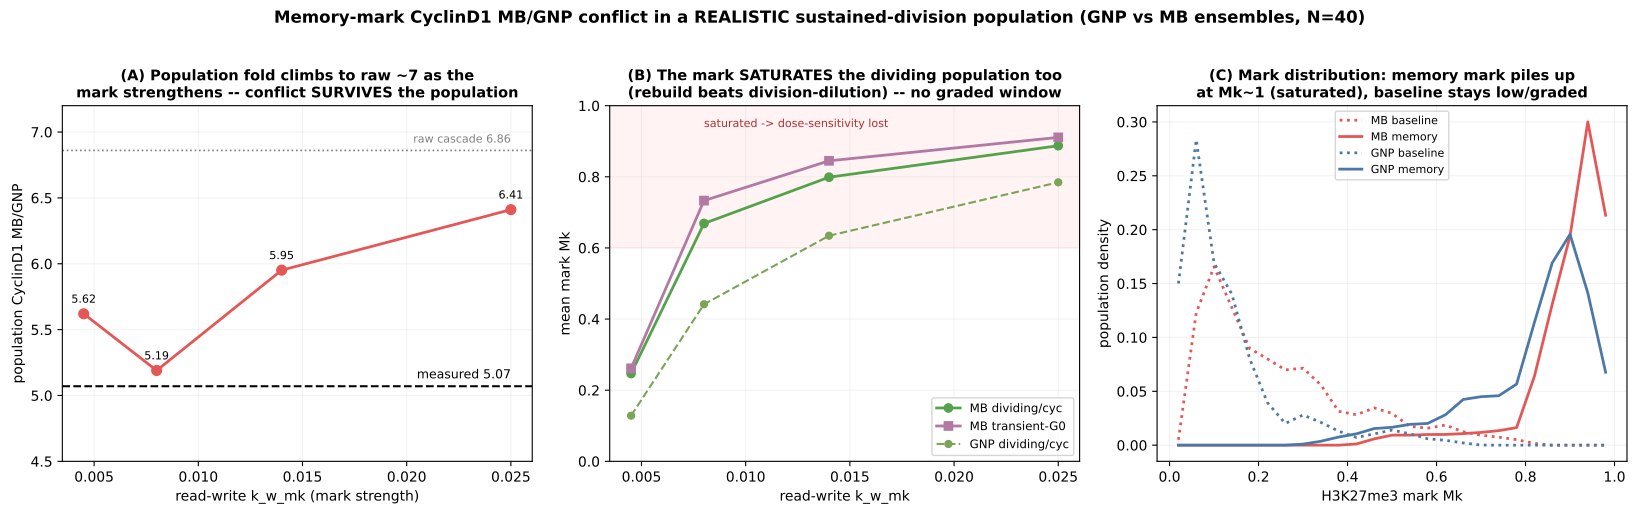

Recreate this plot in Python.
"""Does the memory-mark CyclinD1 MB/GNP conflict SURVIVE in a realistic sustained-division POPULATION?

The 5.07 conflict was derived from the DETERMINISTIC settled MB trajectory, where a strong self-reinforcing
mark rebuilds after each division and SATURATES -> loses mitogen-dose sensitivity -> MB/GNP snaps to ~6.75.
But the measured 5.07 is a POPULATION average over asynchronously dividing cells, where replicative dilution
(Mk halved every S) fights the rebuild and the emergent transient-G0 fraction accumulates the mark separately.
JP: test it in the real regime -- the model's single trajectory is not necessarily accurate.

Ensembles of GNP and MB cells (population-of-models heterogeneity: CV in k_Cd_translation, P21_div, kTlEZ ->
emergent transient G0), SUSTAINED proliferation, BASELINE mark vs MEMORY mark. Measures population-average
CyclinD1 (time-avg over asynchronous cyclers = snapshot population mean), the mark split dividing-vs-G0, and
the G0 fraction. Verdict = does population memory MB/GNP stay near 5.07 (conflict = artifact) or ~6.75 (robust)?

Run:  ./venv/bin/python simulations/sim_memory_population_fold.py [--n=40] [--workers=9] [--fresh]
"""
import sys, os
sys.path.insert(0, os.path.dirname(os.path.dirname(os.path.abspath(__file__))))
import numpy as np
import matplotlib; matplotlib.use('Agg')
import matplotlib.pyplot as plt
import tellurium as te
import multiprocessing as mp
from src.build_model_v44_heldt import build_model_v44

SEL = ['time', 'Cd_mRNA', 'Mk', 'aRc', 'Dna', 'P21']
# genotypes (from validate_v44: GNP + SHH vs MB)
GNP = dict(SHH=0.5, Ptch1_copy_number=1.0, MYCN_amplification=1.0, p16=0.0, p18=0.464, kSyP21=0.002, HHi=0, EZH2i=0)
MB  = dict(SHH=0.5, Ptch1_copy_number=0.1, MYCN_amplification=2.8, p16=0.306, p18=1.553, kSyP21=0.002, HHi=0, EZH2i=0)
GENO = {'GNP': GNP, 'MB': MB}
# mark regimes: baseline (memoryless) + a k_w_mk sweep at durable del_mk (EZH2i-fold-matched K_mk).
# Tests whether ANY k_w keeps the DIVIDING population graded (low mark -> 5.07) while G0 accumulates.
REG = {
    'base': dict(k_w_mk=0.00449887, del_mk=0.00328353, K_mk=0.303, f0_mk=0.144970),
    'k008': dict(k_w_mk=0.008,      del_mk=0.001,      K_mk=0.40,  f0_mk=0.144970),
    'k014': dict(k_w_mk=0.014,      del_mk=0.001,      K_mk=0.55,  f0_mk=0.144970),
    'k025': dict(k_w_mk=0.025,      del_mk=0.001,      K_mk=0.72,  f0_mk=0.144970),
}
KW_OF = {'base': 0.0045, 'k008': 0.008, 'k014': 0.014, 'k025': 0.025}
SETTLE, RECORD, CHUNK, NP = 5000.0, 15000.0, 60.0, 9
KTL0, P21_MED, KTLEZ0, MU0 = 0.801, 0.42, 0.004, 0.0005
CD_SDLOG, P27_SDLOG, EZ_SDLOG, PART, P27_HI = 0.633, 0.32, 0.51, 0.30, 0.1
CACHE = 'simulations/sim_memory_population_fold_cache.npz'
_RR = None


def _init(_):
    global _RR
    _RR = te.loada(build_model_v44(with_ezh2=True, with_hh=True))
    _RR.integrator.setValue('relative_tolerance', 1e-6)
    try:
        _RR.integrator.setValue('maximum_num_steps', 1000000); _RR.integrator.setValue('maximum_time_step', 20.0)
    except Exception:
        pass


def _work(task):
    i, geno, reg, ktl, p21d, ktlez = task
    rng = np.random.default_rng((hash((i, geno, reg)) & 0xFFFFFFFF))
    _RR.reset()
    for k, v in GENO[geno].items():
        _RR[k] = v
    for k, v in REG[reg].items():
        _RR[k] = v
    _RR['k_Cd_translation'] = float(ktl); _RR['kTlEZ'] = float(ktlez); _RR['mu'] = MU0; _RR['P21_div'] = float(p21d)
    draw = lambda: float(p21d * np.exp(rng.normal(-PART * PART / 2.0, PART)))
    tm = 0.0; settle_end = SETTLE + int(rng.integers(0, 34)) * CHUNK
    while tm < settle_end:
        _RR['P21_div'] = draw()
        try:
            _RR.simulate(tm, tm + CHUNK, 2, selections=['time'])
        except Exception:
            return None
        tm += CHUNK
    CD, MK, ARC, DNA, P21 = [], [], [], [], []
    t = 0.0
    while t < RECORD:
        _RR['P21_div'] = draw(); r = None
        for atol, ms in [(1e-9, 20.0), (1e-8, 20.0), (1e-7, 8.0), (1e-6, 3.0), (1e-5, 1.5)]:
            try:
                _RR.integrator.setValue('absolute_tolerance', atol); _RR.integrator.setValue('maximum_time_step', ms)
                r = _RR.simulate(tm, tm + CHUNK, NP, selections=SEL); break
            except Exception:
                r = None
        if r is None:
            break
        for A, s in [(CD, 'Cd_mRNA'), (MK, 'Mk'), (ARC, 'aRc'), (DNA, 'Dna'), (P21, 'P21')]:
            A.append(r[s][1:])
        t += CHUNK; tm += CHUNK
    if not CD:
        return None
    CD = np.concatenate(CD); MK = np.concatenate(MK); ARC = np.concatenate(ARC); DNA = np.concatenate(DNA); P21 = np.concatenate(P21)
    div = int(np.sum((DNA[:-1] > 0.9) & (DNA[1:] < 0.1)))
    inS = (ARC > 0.05) & (DNA < 0.98); inG2 = DNA >= 0.98; preS = ~inS & ~inG2
    g0 = preS & (P21 > P27_HI)
    return dict(geno=geno, reg=reg, cd_mean=float(np.mean(CD)), mk_mean=float(np.mean(MK)),
                mk_cyc=float(np.mean(MK[~g0])) if np.any(~g0) else np.nan,
                mk_g0=float(np.mean(MK[g0])) if np.any(g0) else np.nan,
                g0_frac=float(np.mean(g0)), ndiv=div,
                mk_hist=np.histogram(MK, bins=np.linspace(0, 1, 26))[0].astype(float))


def _arg(f, d):
    for a in sys.argv:
        if a.startswith(f + '='):
            return type(d)(a.split('=', 1)[1])
    return d


if __name__ == '__main__':
    N = _arg('--n', 40); WORKERS = _arg('--workers', max(1, mp.cpu_count() - 1))
    if '--fresh' in sys.argv or not os.path.exists(CACHE):
        rng = np.random.default_rng(11)
        ktl = np.clip(KTL0 * np.exp(rng.normal(0, CD_SDLOG, N)), 0.15, 5.0)
        p21 = np.clip(P21_MED * np.exp(rng.normal(0, P27_SDLOG, N)), 0.15, 2.5)
        ktz = np.clip(KTLEZ0 * np.exp(rng.normal(0, EZ_SDLOG, N)), 0.0008, 0.02)
        tasks = [(i, g, rg, ktl[i], p21[i], ktz[i]) for g in GENO for rg in REG for i in range(N)]
        print(f'{len(tasks)} cells ({len(GENO)} geno x {len(REG)} regime x N={N}), sustained {RECORD/60:.0f}h', flush=True)
        with mp.get_context('spawn').Pool(WORKERS, initializer=_init, initargs=(None,)) as pool:
            res = [r for r in pool.imap_unordered(_work, tasks, chunksize=4) if r is not None]

        def grp(g, rg):
            return [r for r in res if r['geno'] == g and r['reg'] == rg]
        agg = {}
        for g in GENO:
            for rg in REG:
                sub = grp(g, rg)
                agg[(g, rg)] = dict(
                    cd=float(np.mean([r['cd_mean'] for r in sub])),
                    mk=float(np.nanmean([r['mk_mean'] for r in sub])),
                    mk_cyc=float(np.nanmean([r['mk_cyc'] for r in sub])),
                    mk_g0=float(np.nanmean([r['mk_g0'] for r in sub])),
                    g0=float(np.mean([r['g0_frac'] for r in sub])),
                    ndiv=float(np.mean([r['ndiv'] for r in sub])),
                    hist=np.sum([r['mk_hist'] for r in sub], 0), n=len(sub))
        np.savez(CACHE, **{f'{g}_{rg}_{k}': v for (g, rg), d in agg.items() for k, v in d.items()})
        print('cached ->', CACHE, flush=True)

    z = dict(np.load(CACHE))
    def G(g, rg, k):
        return float(z[f'{g}_{rg}_{k}']) if z[f'{g}_{rg}_{k}'].ndim == 0 else z[f'{g}_{rg}_{k}']
    order = list(REG)
    fold = {rg: G('MB', rg, 'cd') / G('GNP', rg, 'cd') for rg in order}
    print('\n===== POPULATION CyclinD1 MB/GNP + mark saturation (sustained division) =====')
    print(f'  measured target = 5.07 ; raw cascade (feedback off) = 6.86')
    print(f'  {"regime":8s} {"k_w_mk":>7s} {"MB/GNP":>7s} | {"MB mk_cyc":>9s} {"MB mk_G0":>8s} {"GNP mk_cyc":>10s} {"MB G0frac":>9s} {"MBdiv":>6s}')
    for rg in order:
        print(f'  {rg:8s} {KW_OF[rg]:7.4f} {fold[rg]:7.2f} | {G("MB",rg,"mk_cyc"):9.2f} {G("MB",rg,"mk_g0"):8.2f} {G("GNP",rg,"mk_cyc"):10.2f} {G("MB",rg,"g0"):9.2f} {G("MB",rg,"ndiv"):6.0f}')

    kws = [KW_OF[rg] for rg in order]
    fig, ax = plt.subplots(1, 3, figsize=(16.5, 5))
    # (A) population fold vs k_w_mk
    a = ax[0]
    a.plot(kws, [fold[rg] for rg in order], '-o', color='#e45756', lw=2, ms=7)
    a.axhline(5.07, color='k', ls='--', lw=1.5); a.text(kws[-1], 5.13, 'measured 5.07', fontsize=9, ha='right')
    a.axhline(6.86, color='gray', ls=':', lw=1.2); a.text(kws[-1], 6.92, 'raw cascade 6.86', fontsize=8, ha='right', color='gray')
    for rg in order:
        a.annotate(f'{fold[rg]:.2f}', (KW_OF[rg], fold[rg]), textcoords='offset points', xytext=(0, 8), ha='center', fontsize=8)
    a.set_xlabel('read-write k_w_mk (mark strength)'); a.set_ylabel('population CyclinD1 MB/GNP'); a.set_ylim(4.5, 7.2)
    a.set_title('(A) Population fold climbs to raw ~7 as the\nmark strengthens -- conflict SURVIVES the population', fontweight='bold', fontsize=10.5); a.grid(alpha=0.15)
    # (B) mark in DIVIDING cells vs k_w_mk -- does dilution keep it graded?
    a = ax[1]
    a.plot(kws, [G('MB', rg, 'mk_cyc') for rg in order], '-o', color='#54a24b', lw=2, ms=6, label='MB dividing/cyc')
    a.plot(kws, [G('MB', rg, 'mk_g0') for rg in order], '-s', color='#b279a2', lw=2, ms=6, label='MB transient-G0')
    a.plot(kws, [G('GNP', rg, 'mk_cyc') for rg in order], '--o', color='#7aa457', lw=1.5, ms=5, label='GNP dividing/cyc')
    a.axhspan(0.6, 1.0, color='red', alpha=0.05); a.text(kws[1], 0.94, 'saturated -> dose-sensitivity lost', fontsize=8, color='#b03030')
    a.set_xlabel('read-write k_w_mk'); a.set_ylabel('mean mark Mk'); a.set_ylim(0, 1)
    a.set_title('(B) The mark SATURATES the dividing population too\n(rebuild beats division-dilution) -- no graded window', fontweight='bold', fontsize=10.5)
    a.legend(fontsize=8.5); a.grid(alpha=0.15)
    # (C) mark distribution (k025 memory) MB vs GNP
    a = ax[2]
    ctr = 0.5 * (np.linspace(0, 1, 26)[:-1] + np.linspace(0, 1, 26)[1:])
    for g, c in [('MB', '#e45756'), ('GNP', '#4c78a8')]:
        for rg, ls, lab in [('base', ':', 'baseline'), ('k025', '-', 'memory')]:
            h = G(g, rg, 'hist'); h = h / h.sum()
            a.plot(ctr, h, color=c, lw=2, ls=ls, label=f'{g} {lab}')
    a.set_xlabel('H3K27me3 mark Mk'); a.set_ylabel('population density')
    a.set_title('(C) Mark distribution: memory mark piles up\nat Mk~1 (saturated), baseline stays low/graded', fontweight='bold', fontsize=10.5)
    a.legend(fontsize=8); a.grid(alpha=0.15)
    fig.suptitle('Memory-mark CyclinD1 MB/GNP conflict in a REALISTIC sustained-division population (GNP vs MB ensembles, N=%d)' % int(_arg('--n', 40)), fontsize=12, fontweight='bold', y=1.02)
    plt.tight_layout()
    plt.savefig('simulations/sim_memory_population_fold.png', dpi=150, bbox_inches='tight')
    plt.savefig('simulations/sim_memory_population_fold.pdf', bbox_inches='tight')
    print('\nSaved sim_memory_population_fold.png')
